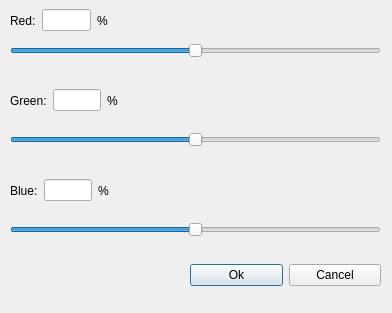
<?xml version="1.0" encoding="UTF-8"?>
<ui version="4.0">
 <class>BlackAndWhiteWindow</class>
 <widget class="QDialog" name="BlackAndWhiteWindow">
  <property name="geometry">
   <rect>
    <x>0</x>
    <y>0</y>
    <width>392</width>
    <height>313</height>
   </rect>
  </property>
  <property name="windowTitle">
   <string>Black And White Adjustment Window</string>
  </property>
  <widget class="QSlider" name="redSlider">
   <property name="geometry">
    <rect>
     <x>10</x>
     <y>40</y>
     <width>371</width>
     <height>21</height>
    </rect>
   </property>
   <property name="minimum">
    <number>-100</number>
   </property>
   <property name="maximum">
    <number>300</number>
   </property>
   <property name="value">
    <number>100</number>
   </property>
   <property name="orientation">
    <enum>Qt::Horizontal</enum>
   </property>
  </widget>
  <widget class="QWidget" name="horizontalLayoutWidget">
   <property name="geometry">
    <rect>
     <x>10</x>
     <y>0</y>
     <width>98</width>
     <height>41</height>
    </rect>
   </property>
   <layout class="QHBoxLayout" name="redLayout">
    <item>
     <widget class="QLabel" name="label">
      <property name="text">
       <string>Red:</string>
      </property>
     </widget>
    </item>
    <item>
     <widget class="QLineEdit" name="redEdit"/>
    </item>
    <item>
     <widget class="QLabel" name="label_2">
      <property name="text">
       <string>%</string>
      </property>
     </widget>
    </item>
   </layout>
  </widget>
  <widget class="QWidget" name="horizontalLayoutWidget_2">
   <property name="geometry">
    <rect>
     <x>10</x>
     <y>80</y>
     <width>108</width>
     <height>41</height>
    </rect>
   </property>
   <layout class="QHBoxLayout" name="greenLayout">
    <item>
     <widget class="QLabel" name="label_3">
      <property name="text">
       <string>Green:</string>
      </property>
     </widget>
    </item>
    <item>
     <widget class="QLineEdit" name="greenEdit"/>
    </item>
    <item>
     <widget class="QLabel" name="label_4">
      <property name="text">
       <string>%</string>
      </property>
     </widget>
    </item>
   </layout>
  </widget>
  <widget class="QSlider" name="greenSlider">
   <property name="geometry">
    <rect>
     <x>10</x>
     <y>130</y>
     <width>371</width>
     <height>19</height>
    </rect>
   </property>
   <property name="minimum">
    <number>-100</number>
   </property>
   <property name="maximum">
    <number>300</number>
   </property>
   <property name="sliderPosition">
    <number>100</number>
   </property>
   <property name="orientation">
    <enum>Qt::Horizontal</enum>
   </property>
  </widget>
  <widget class="QWidget" name="horizontalLayoutWidget_3">
   <property name="geometry">
    <rect>
     <x>10</x>
     <y>170</y>
     <width>99</width>
     <height>41</height>
    </rect>
   </property>
   <layout class="QHBoxLayout" name="blueLayout">
    <item>
     <widget class="QLabel" name="label_5">
      <property name="text">
       <string>Blue:</string>
      </property>
     </widget>
    </item>
    <item>
     <widget class="QLineEdit" name="blueEdit"/>
    </item>
    <item>
     <widget class="QLabel" name="label_6">
      <property name="text">
       <string>%</string>
      </property>
     </widget>
    </item>
   </layout>
  </widget>
  <widget class="QSlider" name="blueSlider">
   <property name="geometry">
    <rect>
     <x>10</x>
     <y>220</y>
     <width>371</width>
     <height>19</height>
    </rect>
   </property>
   <property name="minimum">
    <number>-100</number>
   </property>
   <property name="maximum">
    <number>300</number>
   </property>
   <property name="sliderPosition">
    <number>100</number>
   </property>
   <property name="orientation">
    <enum>Qt::Horizontal</enum>
   </property>
  </widget>
  <widget class="QWidget" name="horizontalLayoutWidget_4">
   <property name="geometry">
    <rect>
     <x>190</x>
     <y>250</y>
     <width>191</width>
     <height>51</height>
    </rect>
   </property>
   <layout class="QHBoxLayout" name="buttonLayout">
    <item>
     <widget class="QPushButton" name="okButton">
      <property name="text">
       <string>Ok</string>
      </property>
     </widget>
    </item>
    <item>
     <widget class="QPushButton" name="cancelButton">
      <property name="text">
       <string>Cancel</string>
      </property>
     </widget>
    </item>
   </layout>
  </widget>
 </widget>
 <resources/>
 <connections/>
</ui>
